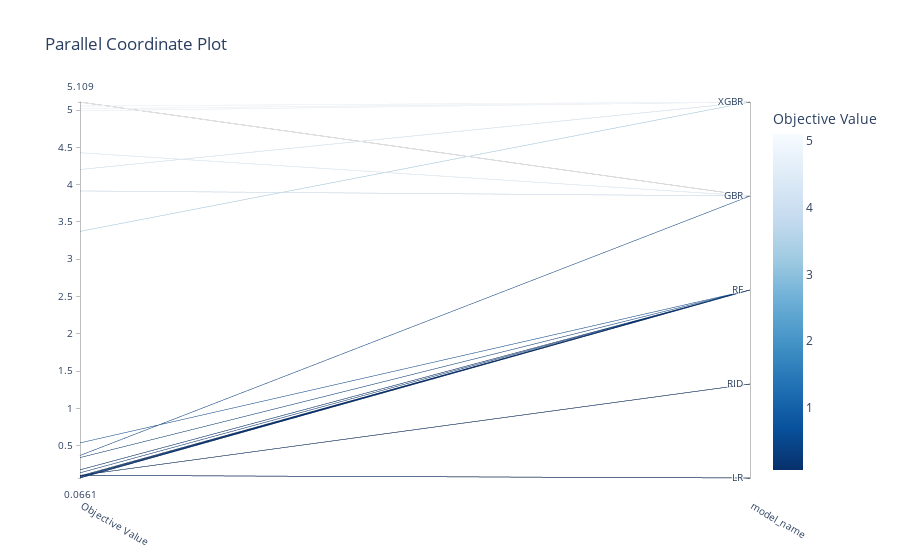

Write notebook code for a chart like this one.
### Code cell
plot_parallel_coordinate(study, params=["model_name"])
